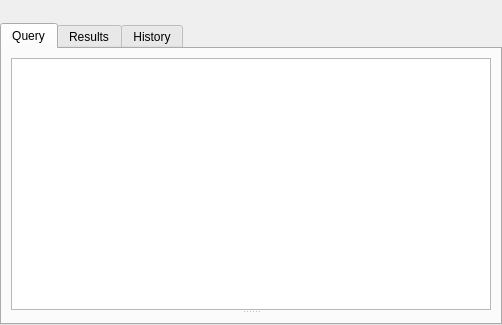
<?xml version="1.0" encoding="UTF-8"?>
<ui version="4.0">
 <class>EditorWindow</class>
 <widget class="QWidget" name="EditorWindow">
  <property name="geometry">
   <rect>
    <x>0</x>
    <y>0</y>
    <width>502</width>
    <height>325</height>
   </rect>
  </property>
  <property name="windowTitle">
   <string notr="true">SQL editor</string>
  </property>
  <layout class="QVBoxLayout" name="verticalLayout">
   <property name="leftMargin">
    <number>0</number>
   </property>
   <property name="topMargin">
    <number>0</number>
   </property>
   <property name="rightMargin">
    <number>0</number>
   </property>
   <property name="bottomMargin">
    <number>0</number>
   </property>
   <item>
    <widget class="QToolBar" name="toolBar"/>
   </item>
   <item>
    <widget class="QTabWidget" name="tabWidget">
     <property name="currentIndex">
      <number>0</number>
     </property>
     <widget class="QWidget" name="query">
      <attribute name="title">
       <string>Query</string>
      </attribute>
      <layout class="QVBoxLayout" name="verticalLayout_3">
       <item>
        <widget class="QSplitter" name="splitter_2">
         <property name="orientation">
          <enum>Qt::Vertical</enum>
         </property>
         <widget class="SqlEditor" name="sqlEdit">
          <property name="contextMenuPolicy">
           <enum>Qt::CustomContextMenu</enum>
          </property>
         </widget>
         <widget class="QWidget" name="resultsContainer" native="true">
          <layout class="QVBoxLayout" name="verticalLayout_5">
           <property name="leftMargin">
            <number>0</number>
           </property>
           <property name="topMargin">
            <number>0</number>
           </property>
           <property name="rightMargin">
            <number>0</number>
           </property>
           <property name="bottomMargin">
            <number>0</number>
           </property>
          </layout>
         </widget>
        </widget>
       </item>
      </layout>
     </widget>
     <widget class="QWidget" name="results">
      <attribute name="title">
       <string notr="true">Results</string>
      </attribute>
      <layout class="QVBoxLayout" name="verticalLayout_4">
       <item>
        <widget class="QWidget" name="resultsFrame" native="true">
         <layout class="QVBoxLayout" name="verticalLayout_6">
          <property name="leftMargin">
           <number>0</number>
          </property>
          <property name="topMargin">
           <number>0</number>
          </property>
          <property name="rightMargin">
           <number>0</number>
          </property>
          <property name="bottomMargin">
           <number>0</number>
          </property>
          <item>
           <widget class="DataView" name="dataView">
            <property name="tabPosition">
             <enum>QTabWidget::South</enum>
            </property>
            <property name="currentIndex">
             <number>-1</number>
            </property>
           </widget>
          </item>
         </layout>
        </widget>
       </item>
      </layout>
     </widget>
     <widget class="QWidget" name="history">
      <attribute name="title">
       <string>History</string>
      </attribute>
      <layout class="QVBoxLayout" name="verticalLayout_2">
       <item>
        <widget class="QSplitter" name="splitter">
         <property name="orientation">
          <enum>Qt::Vertical</enum>
         </property>
         <widget class="QTableView" name="historyList">
          <property name="alternatingRowColors">
           <bool>true</bool>
          </property>
          <property name="selectionMode">
           <enum>QAbstractItemView::SingleSelection</enum>
          </property>
          <property name="selectionBehavior">
           <enum>QAbstractItemView::SelectRows</enum>
          </property>
          <attribute name="horizontalHeaderStretchLastSection">
           <bool>true</bool>
          </attribute>
         </widget>
         <widget class="SqlView" name="historyContents">
          <property name="readOnly">
           <bool>true</bool>
          </property>
         </widget>
        </widget>
       </item>
      </layout>
     </widget>
    </widget>
   </item>
  </layout>
 </widget>
 <customwidgets>
  <customwidget>
   <class>SqlView</class>
   <extends>QPlainTextEdit</extends>
   <header>sqlview.h</header>
  </customwidget>
  <customwidget>
   <class>DataView</class>
   <extends>QTabWidget</extends>
   <header>dataview.h</header>
   <container>1</container>
  </customwidget>
  <customwidget>
   <class>SqlEditor</class>
   <extends>QPlainTextEdit</extends>
   <header>sqleditor.h</header>
  </customwidget>
 </customwidgets>
 <resources/>
 <connections/>
</ui>
